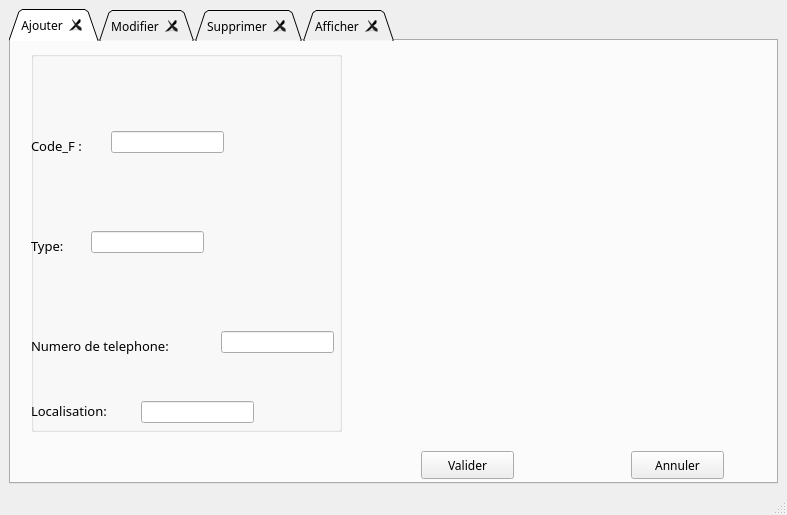
<?xml version="1.0" encoding="UTF-8"?>
<ui version="4.0">
 <class>MainWindow</class>
 <widget class="QMainWindow" name="MainWindow">
  <property name="geometry">
   <rect>
    <x>0</x>
    <y>0</y>
    <width>787</width>
    <height>515</height>
   </rect>
  </property>
  <property name="windowTitle">
   <string>Gestion des fournisseurs</string>
  </property>
  <property name="windowIcon">
   <iconset>
    <normaloff>../Images/livraison-fournisseurs-achats-gestion-commerciale.png</normaloff>../Images/livraison-fournisseurs-achats-gestion-commerciale.png</iconset>
  </property>
  <widget class="QWidget" name="centralwidget">
   <layout class="QHBoxLayout" name="horizontalLayout">
    <item>
     <layout class="QGridLayout" name="gridLayout">
      <item row="1" column="0">
       <widget class="QTabWidget" name="tabWidget">
        <property name="enabled">
         <bool>true</bool>
        </property>
        <property name="font">
         <font>
          <family>MV Boli</family>
         </font>
        </property>
        <property name="tabPosition">
         <enum>QTabWidget::North</enum>
        </property>
        <property name="tabShape">
         <enum>QTabWidget::Triangular</enum>
        </property>
        <property name="currentIndex">
         <number>0</number>
        </property>
        <property name="elideMode">
         <enum>Qt::ElideNone</enum>
        </property>
        <property name="tabsClosable">
         <bool>true</bool>
        </property>
        <property name="movable">
         <bool>true</bool>
        </property>
        <widget class="QWidget" name="ajout">
         <attribute name="icon">
          <iconset>
           <normaloff>../Images/plus.png</normaloff>../Images/plus.png</iconset>
         </attribute>
         <attribute name="title">
          <string>Ajouter</string>
         </attribute>
         <attribute name="toolTip">
          <string>Ajout d&quot;un fournisseur</string>
         </attribute>
         <widget class="QLabel" name="label">
          <property name="geometry">
           <rect>
            <x>380</x>
            <y>0</y>
            <width>381</width>
            <height>381</height>
           </rect>
          </property>
          <property name="text">
           <string/>
          </property>
          <property name="pixmap">
           <pixmap>../Images/livraison-fournisseurs-achats-gestion-commerciale.png</pixmap>
          </property>
         </widget>
         <widget class="QPushButton" name="pushButton">
          <property name="geometry">
           <rect>
            <x>410</x>
            <y>410</y>
            <width>93</width>
            <height>28</height>
           </rect>
          </property>
          <property name="font">
           <font>
            <family>MV Boli</family>
           </font>
          </property>
          <property name="text">
           <string>Valider</string>
          </property>
         </widget>
         <widget class="QPushButton" name="pushButton_2">
          <property name="geometry">
           <rect>
            <x>620</x>
            <y>410</y>
            <width>93</width>
            <height>28</height>
           </rect>
          </property>
          <property name="font">
           <font>
            <family>MV Boli</family>
           </font>
          </property>
          <property name="text">
           <string>Annuler</string>
          </property>
         </widget>
         <widget class="QGroupBox" name="groupBox_2">
          <property name="enabled">
           <bool>true</bool>
          </property>
          <property name="geometry">
           <rect>
            <x>20</x>
            <y>10</y>
            <width>311</width>
            <height>381</height>
           </rect>
          </property>
          <property name="mouseTracking">
           <bool>false</bool>
          </property>
          <property name="autoFillBackground">
           <bool>false</bool>
          </property>
          <property name="title">
           <string/>
          </property>
          <property name="flat">
           <bool>true</bool>
          </property>
          <property name="checkable">
           <bool>false</bool>
          </property>
          <widget class="QLabel" name="label_9">
           <property name="geometry">
            <rect>
             <x>0</x>
             <y>80</y>
             <width>71</width>
             <height>31</height>
            </rect>
           </property>
           <property name="font">
            <font>
             <family>MV Boli</family>
            </font>
           </property>
           <property name="text">
            <string>&lt;html&gt;&lt;head/&gt;&lt;body&gt;&lt;p&gt;&lt;span style=&quot; font-size:10pt;&quot;&gt;Code_F :&lt;/span&gt;&lt;/p&gt;&lt;/body&gt;&lt;/html&gt;</string>
           </property>
          </widget>
          <widget class="QLineEdit" name="lineEdit_5">
           <property name="geometry">
            <rect>
             <x>80</x>
             <y>80</y>
             <width>113</width>
             <height>22</height>
            </rect>
           </property>
          </widget>
          <widget class="QLabel" name="label_10">
           <property name="geometry">
            <rect>
             <x>0</x>
             <y>180</y>
             <width>51</width>
             <height>31</height>
            </rect>
           </property>
           <property name="font">
            <font>
             <family>MV Boli</family>
             <pointsize>8</pointsize>
             <weight>50</weight>
             <bold>false</bold>
            </font>
           </property>
           <property name="text">
            <string>&lt;html&gt;&lt;head/&gt;&lt;body&gt;&lt;p&gt;&lt;span style=&quot; font-size:10pt;&quot;&gt;Type: &lt;/span&gt;&lt;/p&gt;&lt;/body&gt;&lt;/html&gt;</string>
           </property>
          </widget>
          <widget class="QLineEdit" name="lineEdit_6">
           <property name="geometry">
            <rect>
             <x>60</x>
             <y>180</y>
             <width>113</width>
             <height>22</height>
            </rect>
           </property>
          </widget>
          <widget class="QLabel" name="label_11">
           <property name="geometry">
            <rect>
             <x>0</x>
             <y>280</y>
             <width>181</width>
             <height>31</height>
            </rect>
           </property>
           <property name="font">
            <font>
             <family>MV Boli</family>
            </font>
           </property>
           <property name="text">
            <string>&lt;html&gt;&lt;head/&gt;&lt;body&gt;&lt;p&gt;&lt;span style=&quot; font-size:10pt;&quot;&gt;Numero de telephone: &lt;/span&gt;&lt;/p&gt;&lt;/body&gt;&lt;/html&gt;</string>
           </property>
          </widget>
          <widget class="QLineEdit" name="lineEdit_7">
           <property name="geometry">
            <rect>
             <x>190</x>
             <y>280</y>
             <width>113</width>
             <height>22</height>
            </rect>
           </property>
          </widget>
          <widget class="QLabel" name="label_12">
           <property name="geometry">
            <rect>
             <x>0</x>
             <y>350</y>
             <width>101</width>
             <height>21</height>
            </rect>
           </property>
           <property name="font">
            <font>
             <family>MV Boli</family>
            </font>
           </property>
           <property name="text">
            <string>&lt;html&gt;&lt;head/&gt;&lt;body&gt;&lt;p&gt;&lt;span style=&quot; font-size:10pt;&quot;&gt;Localisation: &lt;/span&gt;&lt;/p&gt;&lt;/body&gt;&lt;/html&gt;</string>
           </property>
          </widget>
          <widget class="QLineEdit" name="lineEdit_8">
           <property name="geometry">
            <rect>
             <x>110</x>
             <y>350</y>
             <width>113</width>
             <height>22</height>
            </rect>
           </property>
          </widget>
         </widget>
        </widget>
        <widget class="QWidget" name="modif">
         <attribute name="icon">
          <iconset>
           <normaloff>../Images/modiif.jpg</normaloff>../Images/modiif.jpg</iconset>
         </attribute>
         <attribute name="title">
          <string>Modifier</string>
         </attribute>
         <attribute name="toolTip">
          <string>Modifier fournisseur</string>
         </attribute>
         <widget class="QLabel" name="label_2">
          <property name="geometry">
           <rect>
            <x>380</x>
            <y>0</y>
            <width>381</width>
            <height>371</height>
           </rect>
          </property>
          <property name="text">
           <string/>
          </property>
          <property name="pixmap">
           <pixmap>../Images/livraison-fournisseurs-achats-gestion-commerciale.png</pixmap>
          </property>
         </widget>
         <widget class="QPushButton" name="pushButton_3">
          <property name="geometry">
           <rect>
            <x>440</x>
            <y>410</y>
            <width>93</width>
            <height>28</height>
           </rect>
          </property>
          <property name="font">
           <font>
            <family>MV Boli</family>
           </font>
          </property>
          <property name="text">
           <string>Valider</string>
          </property>
         </widget>
         <widget class="QPushButton" name="pushButton_4">
          <property name="geometry">
           <rect>
            <x>630</x>
            <y>410</y>
            <width>93</width>
            <height>28</height>
           </rect>
          </property>
          <property name="font">
           <font>
            <family>MV Boli</family>
           </font>
          </property>
          <property name="text">
           <string>Annuler</string>
          </property>
         </widget>
         <widget class="QGroupBox" name="groupBox">
          <property name="enabled">
           <bool>true</bool>
          </property>
          <property name="geometry">
           <rect>
            <x>10</x>
            <y>10</y>
            <width>341</width>
            <height>301</height>
           </rect>
          </property>
          <property name="mouseTracking">
           <bool>false</bool>
          </property>
          <property name="autoFillBackground">
           <bool>false</bool>
          </property>
          <property name="title">
           <string/>
          </property>
          <property name="flat">
           <bool>true</bool>
          </property>
          <property name="checkable">
           <bool>false</bool>
          </property>
          <widget class="QLabel" name="label_5">
           <property name="geometry">
            <rect>
             <x>0</x>
             <y>80</y>
             <width>131</width>
             <height>31</height>
            </rect>
           </property>
           <property name="font">
            <font>
             <family>MV Boli</family>
            </font>
           </property>
           <property name="text">
            <string>&lt;html&gt;&lt;head/&gt;&lt;body&gt;&lt;p&gt;&lt;span style=&quot; font-size:10pt;&quot;&gt;Donner Code_F :&lt;/span&gt;&lt;/p&gt;&lt;/body&gt;&lt;/html&gt;</string>
           </property>
          </widget>
          <widget class="QLineEdit" name="lineEdit">
           <property name="geometry">
            <rect>
             <x>150</x>
             <y>80</y>
             <width>113</width>
             <height>22</height>
            </rect>
           </property>
          </widget>
          <widget class="QLabel" name="label_6">
           <property name="geometry">
            <rect>
             <x>0</x>
             <y>180</y>
             <width>231</width>
             <height>31</height>
            </rect>
           </property>
           <property name="font">
            <font>
             <family>MV Boli</family>
            </font>
           </property>
           <property name="text">
            <string>&lt;html&gt;&lt;head/&gt;&lt;body&gt;&lt;p&gt;&lt;span style=&quot; font-size:10pt;&quot;&gt;Donner l'atribut a modifier :&lt;/span&gt;&lt;/p&gt;&lt;p&gt;&lt;br/&gt;&lt;/p&gt;&lt;/body&gt;&lt;/html&gt;</string>
           </property>
          </widget>
          <widget class="QLineEdit" name="lineEdit_2">
           <property name="geometry">
            <rect>
             <x>240</x>
             <y>180</y>
             <width>91</width>
             <height>22</height>
            </rect>
           </property>
          </widget>
          <widget class="QLabel" name="label_7">
           <property name="geometry">
            <rect>
             <x>0</x>
             <y>270</y>
             <width>201</width>
             <height>21</height>
            </rect>
           </property>
           <property name="font">
            <font>
             <family>MV Boli</family>
            </font>
           </property>
           <property name="text">
            <string>&lt;html&gt;&lt;head/&gt;&lt;body&gt;&lt;p&gt;&lt;span style=&quot; font-size:10pt;&quot;&gt;Donner nouvelle valeur :&lt;/span&gt;&lt;/p&gt;&lt;p&gt;&lt;br/&gt;&lt;/p&gt;&lt;/body&gt;&lt;/html&gt;</string>
           </property>
          </widget>
          <widget class="QLineEdit" name="lineEdit_3">
           <property name="geometry">
            <rect>
             <x>220</x>
             <y>270</y>
             <width>111</width>
             <height>22</height>
            </rect>
           </property>
          </widget>
         </widget>
        </widget>
        <widget class="QWidget" name="supprim">
         <attribute name="icon">
          <iconset>
           <normaloff>../Images/miinus.png</normaloff>../Images/miinus.png</iconset>
         </attribute>
         <attribute name="title">
          <string>Supprimer</string>
         </attribute>
         <widget class="QLabel" name="label_3">
          <property name="geometry">
           <rect>
            <x>386</x>
            <y>6</y>
            <width>371</width>
            <height>371</height>
           </rect>
          </property>
          <property name="text">
           <string/>
          </property>
          <property name="pixmap">
           <pixmap>../Images/livraison-fournisseurs-achats-gestion-commerciale.png</pixmap>
          </property>
         </widget>
         <widget class="QPushButton" name="pushButton_5">
          <property name="geometry">
           <rect>
            <x>420</x>
            <y>410</y>
            <width>93</width>
            <height>28</height>
           </rect>
          </property>
          <property name="font">
           <font>
            <family>MV Boli</family>
           </font>
          </property>
          <property name="text">
           <string>Valider</string>
          </property>
         </widget>
         <widget class="QPushButton" name="pushButton_6">
          <property name="geometry">
           <rect>
            <x>630</x>
            <y>410</y>
            <width>93</width>
            <height>28</height>
           </rect>
          </property>
          <property name="font">
           <font>
            <family>MV Boli</family>
           </font>
          </property>
          <property name="text">
           <string>Annuler</string>
          </property>
         </widget>
         <widget class="QGroupBox" name="groupBox_3">
          <property name="enabled">
           <bool>true</bool>
          </property>
          <property name="geometry">
           <rect>
            <x>20</x>
            <y>40</y>
            <width>341</width>
            <height>111</height>
           </rect>
          </property>
          <property name="mouseTracking">
           <bool>false</bool>
          </property>
          <property name="autoFillBackground">
           <bool>false</bool>
          </property>
          <property name="title">
           <string/>
          </property>
          <property name="flat">
           <bool>true</bool>
          </property>
          <property name="checkable">
           <bool>false</bool>
          </property>
          <widget class="QLabel" name="label_8">
           <property name="geometry">
            <rect>
             <x>0</x>
             <y>80</y>
             <width>131</width>
             <height>31</height>
            </rect>
           </property>
           <property name="font">
            <font>
             <family>MV Boli</family>
            </font>
           </property>
           <property name="text">
            <string>&lt;html&gt;&lt;head/&gt;&lt;body&gt;&lt;p&gt;&lt;span style=&quot; font-size:10pt;&quot;&gt;Donner Code_F :&lt;/span&gt;&lt;/p&gt;&lt;/body&gt;&lt;/html&gt;</string>
           </property>
          </widget>
          <widget class="QLineEdit" name="lineEdit_4">
           <property name="geometry">
            <rect>
             <x>150</x>
             <y>80</y>
             <width>113</width>
             <height>22</height>
            </rect>
           </property>
          </widget>
         </widget>
        </widget>
        <widget class="QWidget" name="affich">
         <attribute name="icon">
          <iconset>
           <normaloff>../Images/afficher.png</normaloff>../Images/afficher.png</iconset>
         </attribute>
         <attribute name="title">
          <string>Afficher</string>
         </attribute>
         <widget class="QLabel" name="label_4">
          <property name="enabled">
           <bool>true</bool>
          </property>
          <property name="geometry">
           <rect>
            <x>390</x>
            <y>0</y>
            <width>371</width>
            <height>371</height>
           </rect>
          </property>
          <property name="text">
           <string/>
          </property>
          <property name="pixmap">
           <pixmap>../Images/livraison-fournisseurs-achats-gestion-commerciale.png</pixmap>
          </property>
         </widget>
         <widget class="QPushButton" name="pushButton_7">
          <property name="geometry">
           <rect>
            <x>410</x>
            <y>410</y>
            <width>93</width>
            <height>28</height>
           </rect>
          </property>
          <property name="font">
           <font>
            <family>MV Boli</family>
           </font>
          </property>
          <property name="text">
           <string>Valider</string>
          </property>
         </widget>
         <widget class="QPushButton" name="pushButton_8">
          <property name="geometry">
           <rect>
            <x>620</x>
            <y>410</y>
            <width>93</width>
            <height>28</height>
           </rect>
          </property>
          <property name="font">
           <font>
            <family>MV Boli</family>
           </font>
          </property>
          <property name="text">
           <string>Annuler</string>
          </property>
         </widget>
         <widget class="QGroupBox" name="groupBox_4">
          <property name="enabled">
           <bool>true</bool>
          </property>
          <property name="geometry">
           <rect>
            <x>20</x>
            <y>50</y>
            <width>341</width>
            <height>111</height>
           </rect>
          </property>
          <property name="mouseTracking">
           <bool>false</bool>
          </property>
          <property name="autoFillBackground">
           <bool>false</bool>
          </property>
          <property name="title">
           <string/>
          </property>
          <property name="flat">
           <bool>true</bool>
          </property>
          <property name="checkable">
           <bool>false</bool>
          </property>
          <widget class="QLabel" name="label_13">
           <property name="geometry">
            <rect>
             <x>0</x>
             <y>80</y>
             <width>131</width>
             <height>31</height>
            </rect>
           </property>
           <property name="font">
            <font>
             <family>MV Boli</family>
            </font>
           </property>
           <property name="text">
            <string>&lt;html&gt;&lt;head/&gt;&lt;body&gt;&lt;p&gt;&lt;span style=&quot; font-size:10pt;&quot;&gt;Donner Code_F :&lt;/span&gt;&lt;/p&gt;&lt;/body&gt;&lt;/html&gt;</string>
           </property>
          </widget>
          <widget class="QLineEdit" name="lineEdit_9">
           <property name="geometry">
            <rect>
             <x>150</x>
             <y>80</y>
             <width>113</width>
             <height>22</height>
            </rect>
           </property>
          </widget>
         </widget>
        </widget>
       </widget>
      </item>
     </layout>
    </item>
   </layout>
  </widget>
  <widget class="QStatusBar" name="statusbar"/>
 </widget>
 <resources/>
 <connections/>
</ui>
